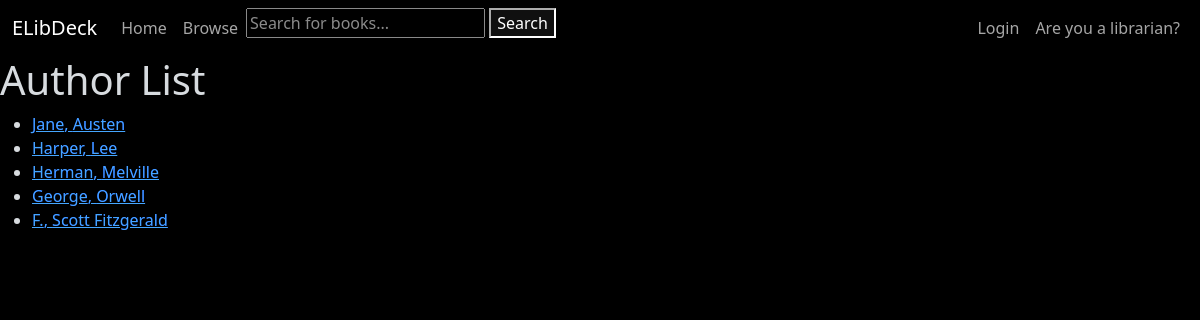
Screenshot of /authors/ with the database file from the repository.
### books_catalog/models.py (models this page shows, shortened)
class Author(models.Model):
    first_name = models.CharField(max_length=100)
    last_name = models.CharField(max_length=100)
    date_of_birth = models.DateField(null=True, blank=True)
    date_of_death = models.DateField('Died', null=True, blank=True)
    class Meta:
        ordering = ['last_name', 'first_name']
    def get_absolute_url(self):
        return reverse('books_catalog:author-detail', args=[str(self.id)])

### books_catalog/views.py (the view)
# urls.py: path('authors/', views.AuthorListView.as_view(), name='authors'),
class AuthorListView(generic.ListView):
    model = Author
    template_name = 'books_catalog/author_list.html'
    paginate_by = 10

### books_catalog/templates/books_catalog/author_list.html
{% extends 'generic.html' %}
{% block content %}
<h1>Author List</h1>
{% if author_list %}
<ul>
    {% for author in author_list %}
    <li>
        <a href="{{ author.get_absolute_url }}">{{ author.first_name }}, {{ author.last_name }}</a>
    </li>
    {% endfor %}
</ul>
{% else %}
<p>There are no books in the library.</p>
{% endif %}
{% endblock %}

### templates/generic.html (style rules this page uses)
html { filter: invert(1) hue-rotate(180deg); }

### rows the page displays
Author: first_name "Jane", last_name "Austen"
Author: first_name "Harper", last_name "Lee"
Author: first_name "Herman", last_name "Melville"
Author: first_name "George", last_name "Orwell"
Author: first_name "F.", last_name "Scott Fitzgerald"
